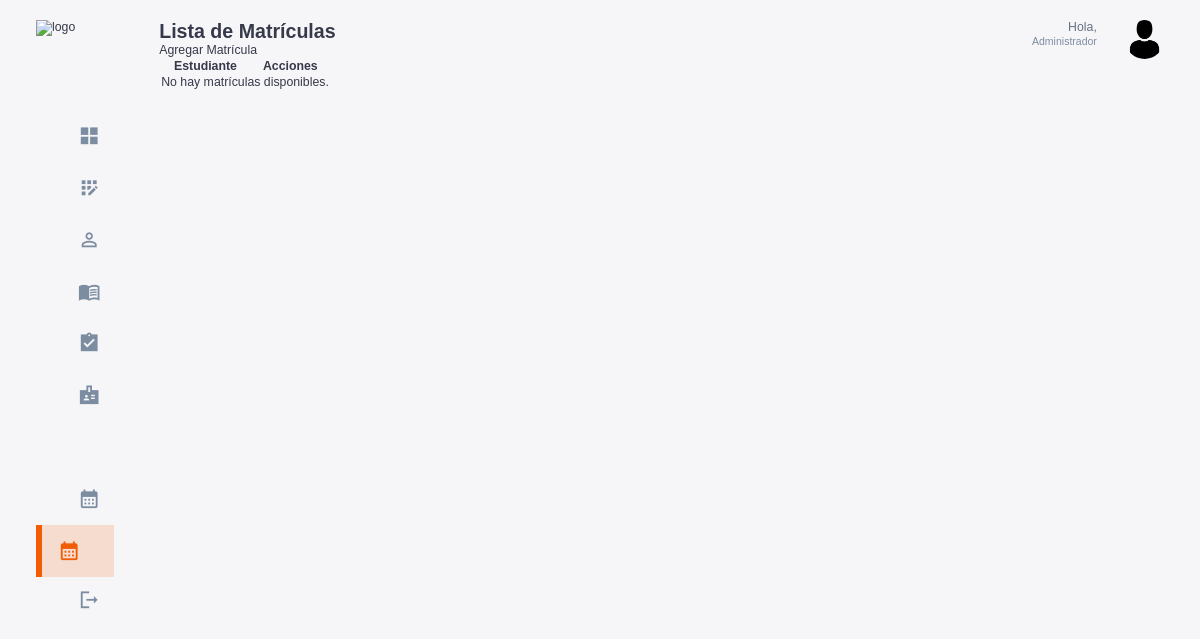
The app's page /matriculas/matriculas/, older data.
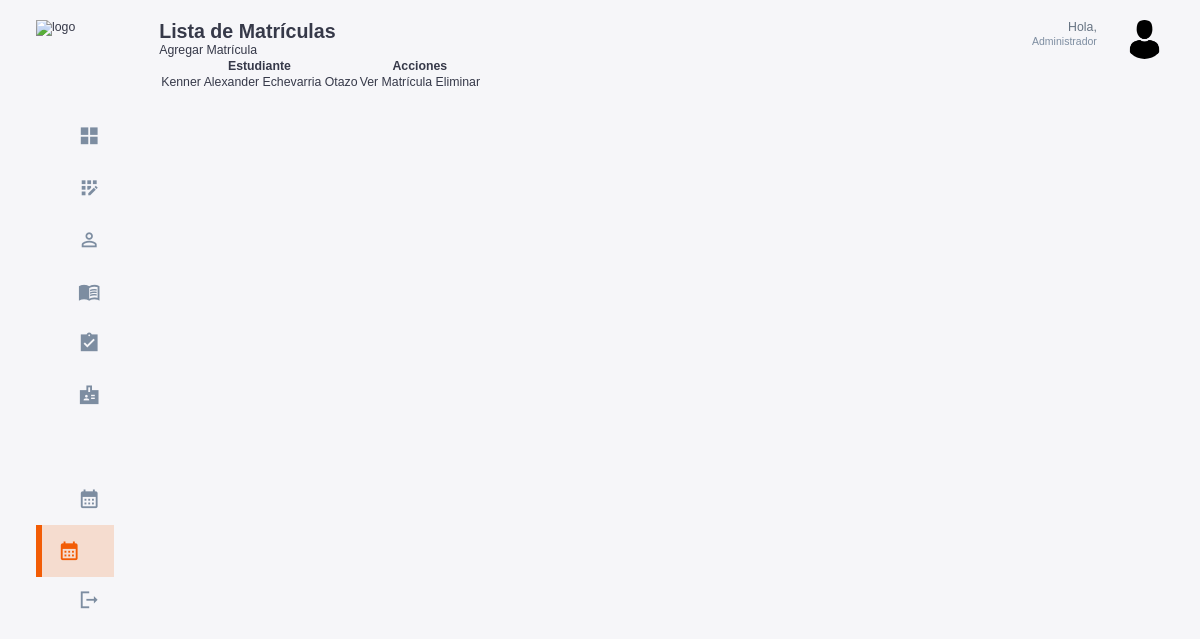
The same page, newer data.
### matriculas/models.py (models this page shows, shortened)
class Matricula(models.Model):
    estudiante = models.ForeignKey(Estudiante, on_delete=models.CASCADE)
    semestre = models.ForeignKey(Semestre, on_delete=models.CASCADE)
    fecha_creacion = models.DateTimeField(default=timezone.now)

### matriculas/views.py (the view)
# urls.py: path('matriculas/', listar_matriculas, name='listar_matriculas'),
def listar_matriculas(request):
    matriculas = Matricula.objects.select_related('estudiante').prefetch_related('matriculacurso_set')
    matriculas_info = {}
    for matricula in matriculas:
        estudiante = matricula.estudiante
        info_personal = estudiante.informacionpersonal
        estudiante_nombre = f"{info_personal.nombre} {info_personal.apellido}"
        if estudiante_nombre not in matriculas_info:
            matriculas_info[estudiante_nombre] = []
        matriculas_info[estudiante_nombre].append(matricula)
    context = {
        'matriculas_info': matriculas_info
    }
    return render(request, 'matriculas/listar_matriculas.html', context)

### templates/matriculas/listar_matriculas.html (shortened to what this page needs)
{% extends 'base.html' %}
{% block content %}
<h2>Lista de Matrículas</h2>
<a href="{% url 'crear_matricula' %}">Agregar Matrícula</a>
<table>
    <thead>
        <tr>
            <th>Estudiante</th>
            <th>Acciones</th>
        </tr>
    </thead>
    <tbody>
        {% for estudiante, matriculas in matriculas_info.items %}
            {% for matricula in matriculas %}
            <tr>
                <td>{{ estudiante }}</td>
                <td>
                    <a href="{% url 'ver_matricula' matricula.id %}">Ver Matrícula</a>
                    <a href="{% url 'eliminar_matricula' matricula.id %}" onclick="return confirm('¿Estás seguro de que deseas eliminar esta matrícula?');">Eliminar</a>
                </td>
            </tr>
            {% endfor %}
        {% empty %}
            <tr>
                <td colspan="3">No hay matrículas disponibles.</td>
            </tr>
        {% endfor %}
    </tbody>
</table>
{% endblock %}

Row changes from the older to the newer data that the page shows:
added Matricula: estudiante "Kenner Alexander Echevarria Otazo"
Text that changed along with them:
text no longer shown: "No hay matrículas disponibles."
